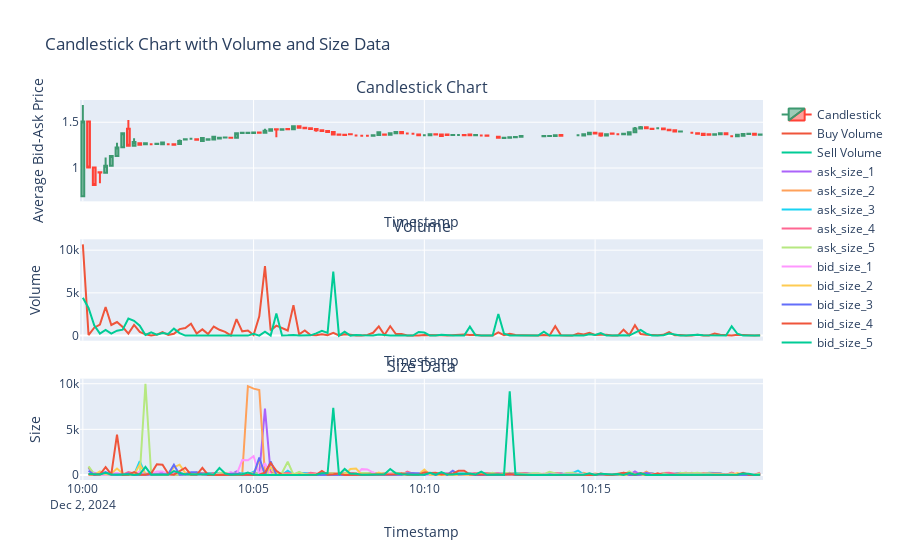

Notebook code for this chart:
### Code cell
import plotly.graph_objects as go
from plotly.subplots import make_subplots

# Create subplots with shared x-axis
fig = make_subplots(rows=3, cols=1, shared_xaxes=True, 
                    vertical_spacing=0.1, 
                    subplot_titles=('Candlestick Chart', 'Volume', 'Size Data'))

# Add candlestick chart to the first subplot
fig.add_trace(go.Candlestick(
    x=candlestick_df.index,
    open=candlestick_df['avg_bid_ask_price_open'],
    high=candlestick_df['avg_bid_ask_price_high'],
    low=candlestick_df['avg_bid_ask_price_low'],
    close=candlestick_df['avg_bid_ask_price_close'],
    name='Candlestick'
), row=1, col=1)

# Add buy_volume line to the second subplot
fig.add_trace(go.Scatter(
    x=df_match_agg['timestamp'],
    y=df_match_agg['buy_volume'],
    mode='lines',
    name='Buy Volume'
), row=2, col=1)

# Add sell_volume line to the second subplot
fig.add_trace(go.Scatter(
    x=df_match_agg['timestamp'],
    y=df_match_agg['sell_volume'],
    mode='lines',
    name='Sell Volume'
), row=2, col=1)

# Add traces for the specified size columns to the third subplot
size_columns_to_plot = [
    'ask_size_1', 'ask_size_2', 'ask_size_3', 'ask_size_4', 'ask_size_5',
    'bid_size_1', 'bid_size_2', 'bid_size_3', 'bid_size_4', 'bid_size_5'
]

for column in size_columns_to_plot:
    fig.add_trace(go.Scatter(
        x=df_merge['timestamp'],
        y=df_merge[column],
        mode='lines',
        name=column
    ), row=3, col=1)

# Update layout for better visualization
fig.update_layout(
    title='Candlestick Chart with Volume and Size Data',
    xaxis_title='Timestamp',
    yaxis_title='Average Bid-Ask Price',
    xaxis2_title='Timestamp',
    yaxis2_title='Volume',
    xaxis3_title='Timestamp',
    yaxis3_title='Size',
    xaxis_rangeslider_visible=False,
    hovermode='x unified'  # Enable cursor lines indicating x and y axis
)

# Display the chart
fig.show()
